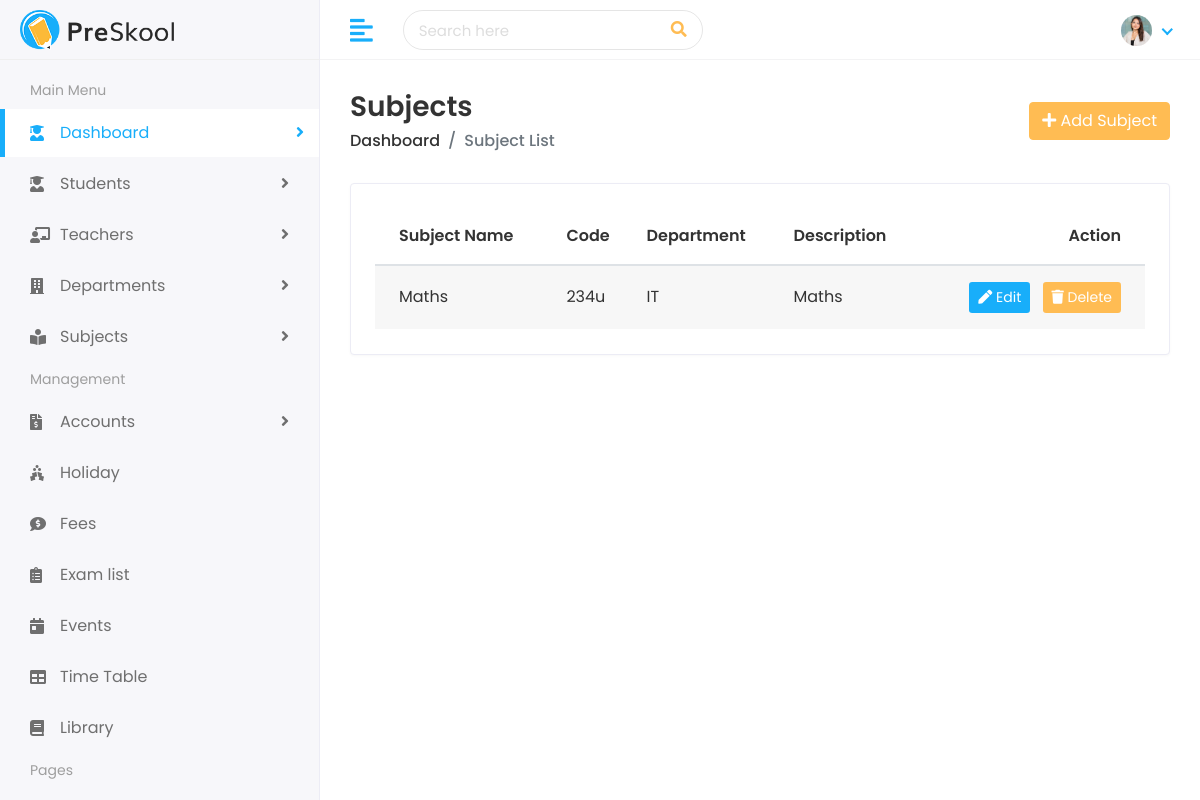
The page /subjects/ (signed in) on the database its author committed.
### subject/models.py (models this page shows, shortened)
class Subject(models.Model):
    name = models.CharField(max_length=100, unique=True)
    code = models.CharField(max_length=20, unique=True)
    department = models.CharField(max_length=50)
    description = models.TextField(blank=True)
    slug = models.SlugField(max_length=255, unique=True, blank=True)

### subject/views.py (the view)
# urls.py: path("", views.subject_list, name='subject_list'),
@login_required
def subject_list(request):
    subjects = Subject.objects.all()
    context = {'subject_list': subjects}
    return render(request, "subjects/subjects.html", context)

### templates/subjects/subjects.html (shortened to what this page needs)
{% extends "Home/base.html" %}
{% load static %}
{% block body %}
<div class="page-wrapper">
    <div class="content container-fluid">
        <div class="page-header">
            <div class="row align-items-center">
                <div class="col">
                    <h3 class="page-title">Subjects</h3>
                    <ul class="breadcrumb">
                        <li class="breadcrumb-item"><a href="{% url 'index' %}">Dashboard</a></li>
                        <li class="breadcrumb-item active">Subject List</li>
                    </ul>
                </div>
                <div class="col-auto text-right float-right ml-auto">
                    <a href="{% url 'add_subject' %}" class="btn btn-primary"><i class="fas fa-plus"></i> Add Subject</a>
                </div>
            </div>
        </div>
        <div class="row">
            <div class="col-sm-12">
                <div class="card card-table">
                    <div class="card-body">
                        <div class="table-responsive">
                            <table class="table table-hover table-center mb-0 datatable table-striped">
                                <thead>
                                    <tr>
                                        <th>Subject Name</th>
                                        <th>Code</th>
                                        <th>Department</th>
                                        <th>Description</th>
                                        <th class="text-right">Action</th>
                                    </tr>
                                </thead>
                                <tbody>
                                    {% for subject in subject_list %}
                                    <tr>
                                        <td>{{ subject.name }}</td>
                                        <td>{{ subject.code }}</td>
                                        <td>{{ subject.department }}</td>
                                        <td>{{ subject.description|truncatechars:50 }}</td>
                                        <td class="text-right">
                                            <div class="actions">
                                                <a href="{% url 'edit_subject' subject.slug %}" class="btn btn-sm bg-success-light mr-2">
                                                    <i class="fas fa-pen"></i> Edit
                                                </a>
                                                <form action="{% url 'delete_subject' subject.slug %}" method="POST" style="display:inline;">
                                                    <button type="submit" class="btn btn-sm bg-danger-light" onclick="return confirm('Are you sure you want to delete this subject?');">
                                                        <i class="fas fa-trash"></i> Delete
                                                    </button>
                                                </form>
                                            </div>
                                        </td>
                                    </tr>
                                    {% empty %}
                                    <tr>
                                        <td colspan="5" class="text-center">No subjects found. <a href="{% url 'add_subject' %}">Click here to add one.</a></td>
                                    </tr>
                                    {% endfor %}
                                </tbody>
                            </table>
                        </div>
                    </div>
                </div>
            </div>
        </div>
    </div>
</div>
{% endblock %}

### static/assets/css/style.css (style rules this page uses)
html { height: 100%; }
body { background-color: #fff; color: #333; font-family: 'Poppins', sans-serif; font-size: 1rem; height: 100%; line-height: 1.5; overflow-x: hidden; }
h1, h2, h3, h4, h5, h6 { font-family: 'Poppins', sans-serif; margin-top: 0; }
input, input:focus, button, button:focus { outline: none; }
ul, ol { padding: 0px; list-style: none; }
.table { color: #333; max-width: 100%; margin-bottom: 0; width: 100%; }
.table-striped > tbody > tr:nth-of-type(2n+1) { background-color: #f8f9fa; }
.table thead tr th { font-weight: 600; }
.table tbody tr { border-bottom: 1px solid rgba(0, 0, 0, 0.05); }
.table.table-center td, .table.table-center th { vertical-align: middle; }
.table-striped thead tr { border-color: transparent; }
.table-striped tbody tr { border-color: transparent; }
.table-striped tbody tr:nth-of-type(odd) { background-color: rgba(235, 235, 235, 0.4); }
.card-table .card-body .table > thead > tr > th { border-top: 0; }
.card-table .card-body .table tr td:first-child, .card-table .card-body .table tr th:first-child { padding-left: 1.5rem; }
.card-table .card-body .table tr td:last-child, .card-table .card-body .table tr th:last-child { padding-right: 1.5rem; }
.card-table .table td, .card-table .table th { border-top: 1px solid #e2e5e8; padding: 1rem 0.75rem; white-space: nowrap; }
.btn-primary { background-color: #FFBC53; border: 1px solid #FFBC53; }
.card { border: 1px solid #ececf5; box-shadow: 0 1px 3px 0 rgba(0, 0, 0, 0.03); margin-bottom: 1.875rem; }
.card-body { padding: 1.5rem; }
.bg-danger-light { background-color:#FFBC53 !important; color:#fff !important; }
.bg-success-light { background-color: #18aefa; color: #fff; }
.page-wrapper { margin-left: 320px; padding-top: 60px; position: relative; transition: all 0.4s ease; }
.page-wrapper > .content { padding: 1.875rem 1.875rem 0; }
.page-header { margin-bottom: 1.875rem; }
.page-header .breadcrumb { background-color: transparent; color: #6c757d; font-size: 1rem; font-weight: 500; margin-bottom: 0; padding: 0; }
.page-header .breadcrumb a { color: #333; }
.page-title { font-size: 28px; font-weight: 600; color: #333; margin-bottom: 5px; }

### rows shown on the page
Subject: name "Maths", code "234u", department "IT", description "Maths"
